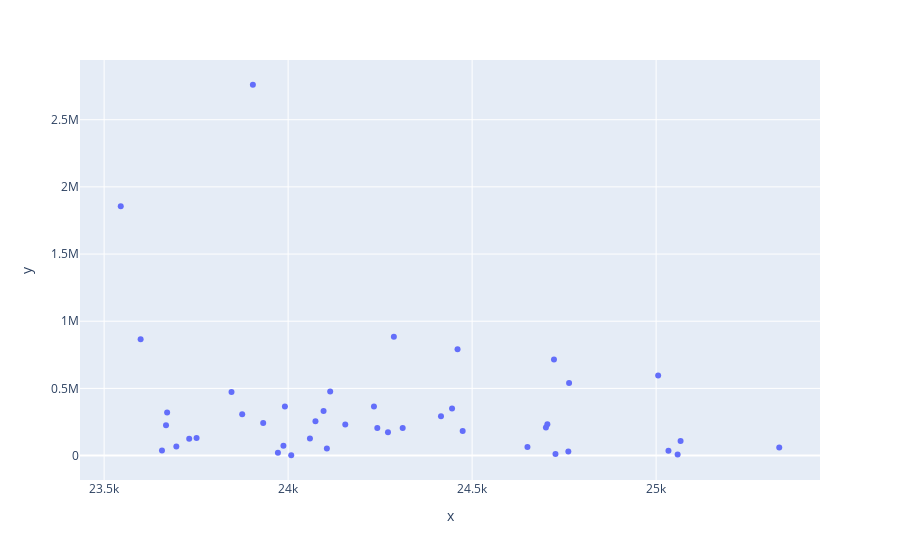

The code cell stored with this chart in its notebook:
### Code cell
px.scatter(x=df_total_25k.Mass, y=df_total_25k.Vol)
